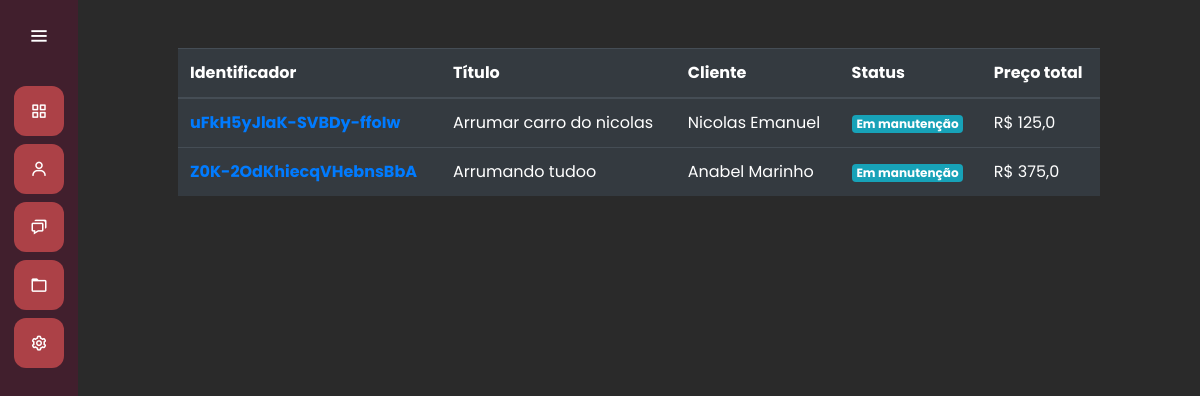
/servicos/listar_servico/, run on the app's committed database.
### servicos/models.py (models this page shows, shortened)
class Servico(models.Model):
    titulo = models.CharField(max_length=100)
    cliente = models.ForeignKey(Cliente, on_delete=models.SET_NULL, null=True)
    categoria_manutencao = models.ManyToManyField(CategoriaManutencao)
    data_inicio = models.DateField(null=True)
    data_entrega = models.DateField(null=True)
    finalizado = models.BooleanField(default=False)
    protocolo = models.CharField(max_length=52, null=True, blank=True)
    identificador = models.CharField(max_length=24, null=True, blank=True)
    servicos_adicionais = models.ManyToManyField(ServicoAdicional)
    def preco_total(self):
        preco_total = float(0)
        for categoria in self.categoria_manutencao.all():
            preco_total += float(categoria.preco)
        return preco_total

class CategoriaManutencao(models.Model):
    titulo = models.CharField(max_length=3, choices = ChoicesCategoriaManutencao.choices)
    preco = models.DecimalField(max_digits=8, decimal_places=2)

### clientes/models.py (models this page shows)
class Cliente(models.Model):
    nome = models.CharField(max_length=50)
    sobrenome = models.CharField(max_length=50)
    email = models.EmailField(max_length=100)
    cpf = models.CharField(max_length=11)
    def __str__(self) -> str:
        return self.nome + ' ' + self.sobrenome

### servicos/views.py (the view)
# urls.py: path('listar_servico/', views.listar_servico, name="listar_servico"),
def listar_servico(request):
    if request.method == "GET":
        servicos = Servico.objects.all()
        return render(request, 'listar_servico.html', {'servicos': servicos})

### servicos/templates/listar_servico.html
{% extends 'base.html' %}
{% load static %}
{% block 'head' %}
    <link rel="stylesheet" href="{% static 'clientes/css/clientes.css' %}">
    <link rel="stylesheet" href="{% static 'servicos/css/listar_servico.css' %}">
{% endblock %}
{% block 'dashboard' %}
    <br>
    <br>
    <div class="container-fluid distanciamento">
        <table class="table table-dark">
        <thead>
            <tr>
            <th scope="col">Identificador</th>
            <th scope="col">Título</th>
            <th scope="col">Cliente</th>
            <th scope="col">Status</th>
            <th scope="col">Preço total</th>
            </tr>
        </thead>
        <tbody>
            {% for servico in servicos %}
                <tr>
                    <th><a href="{% url 'servico' servico.identificador %}">{{servico.identificador}}</a></th>
                    <td>{{servico.titulo}}</td>
                    <td>{{servico.cliente}}</td>
                    <td>
                    {% if servico.finalizado %}
                        <span class="badge badge-success">Finalizado</span>
                    {% else %}
                        <span class="badge badge-info">Em manutenção</span>
                    {% endif %}
                    </td>
                    <td>R$ {{servico.preco_total}}</td>
                </tr>
            {% endfor %}
        </tbody>
        </table>
    </div>
{% endblock %}

### templates/base.html (shortened to what this page needs)
{% load static %}
<!doctype html>
<html lang="pt-BR">
  <head>
    <link rel="stylesheet" href="https://cdn.jsdelivr.net/npm/bootstrap@4.6.1/dist/css/bootstrap.min.css">
    <link rel="stylesheet" href="{% static 'general/css/base.css' %}">
    <link rel="stylesheet" href="{% static 'general/css/general.css' %}">
    <link href='https://unpkg.com/boxicons@2.0.7/css/boxicons.min.css' rel='stylesheet'>
    {% block 'head' %}{% endblock %}
  </head>
  <body>
    <div class="sidebar">
        <div class="logo-details">
            <i class='bx bx-menu' id="btn" ></i>
        </div>
        <ul class="nav-list">
          <li>
            <a href="#">
              <i class='bx bx-grid-alt'></i>
            </a>
          </li>
          <li>
          <a href="{% url 'clientes' %}">
            <i class='bx bx-user' ></i>
          </a>
        </li>
        <li>
          <a href="{% url 'servicos' %}">
            <i class='bx bx-chat' ></i>
          </a>
        </li>
        <li>
          <a href="#">
            <i class='bx bx-folder' ></i>
          </a>
        </li>
        <li>
          <a href="#">
            <i class='bx bx-cog' ></i>
          </a>
        </li>
        </ul>
      </div>
      <section class="home-section">
          {% block 'dashboard'%}
          {% endblock %}
      </section>
  </body>
</html>

### templates/static/general/css/base.css (style rules this page uses)
* { margin: 0; padding: 0; box-sizing: border-box; font-family: "Poppins" , sans-serif; }
.sidebar { position: fixed; left: 0; top: 0; height: 100%; width: 78px; background: var(--dark-color); padding: 6px 14px; z-index: 99; transition: all 0.5s ease; }
.sidebar .logo-details { height: 60px; display: flex; align-items: center; position: relative; }
.sidebar .logo-details #btn { position: absolute; top: 50%; right: 0; transform: translateY(-50%); font-size: 22px; transition: all 0.4s ease; font-size: 23px; text-align: center; cursor: pointer; transition: all 0.5s ease; }
.sidebar i { color: #fff; height: 60px; min-width: 50px; font-size: 28px; text-align: center; line-height: 60px; }
.sidebar .nav-list { margin-top: 20px; height: 100%; }
.sidebar li { position: relative; margin: 8px 0; list-style: none; }
.sidebar li a { display: flex; height: 100%; width: 100%; border-radius: 12px; align-items: center; text-decoration: none; transition: all 0.4s ease; background: var(--main-color); }
.sidebar li i { height: 50px; line-height: 50px; font-size: 18px; border-radius: 12px; }
.home-section { position: relative; min-height: 100vh; top: 0; background: #2A2A2A; left: 78px; color: white; width: calc(100% - 78px); transition: all 0.5s ease; z-index: 2; }

### templates/static/general/css/general.css (style rules this page uses)
:root { --main-color: #ac4147; --dark-color: #411f2d; --light-color: #ffc27f; --contrast-color: #f88863; --differential-color: #ffe29a; }

### templates/static/servicos/css/listar_servico.css (style rules this page uses)
.distanciamento { padding-left: 100px; padding-right: 100px; }

### data on the page
Servico: identificador "uFkH5yJlaK-SVBDy-ffoIw", titulo "Arrumar carro do nicolas", cliente "Nicolas Emanuel", finalizado "Em manutenção", preco_total "125,0"
Servico: identificador "Z0K-2OdKhiecqVHebnsBbA", titulo "Arrumando tudoo", cliente "Anabel Marinho", finalizado "Em manutenção", preco_total "375,0"
